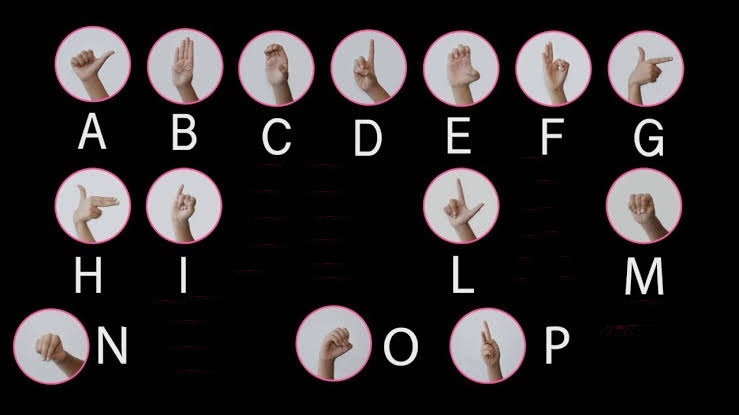
%> input picture Alfabeto.jpg, 739 x 415 px
$ octave ProyectoFinal.m   (GNU Octave 9; MATLAB toolbox functions it lacks are replaced by stand-ins)
%> lines starting %> are read from the running program, lines starting %| are printed output that depends on the picture; in (x1, y1, x2, y2) boxes, pixels count from 0 and x2, y2 are one past the last pixel; in counts of white or black regions, pixels touching at a corner belong together; the program's own positions count from 1
clc;
clear all;
close all;


%% Extrae los circulos solidos
%puede utilizarse para funcion
alfabeto = imread('Alfabeto.jpg');
%> alfabeto is the input picture: size 415x739x3 uint8; mean R, G, B 45.4, 41.4, 42.6
Im_base = imread('imagen_10.jpg');
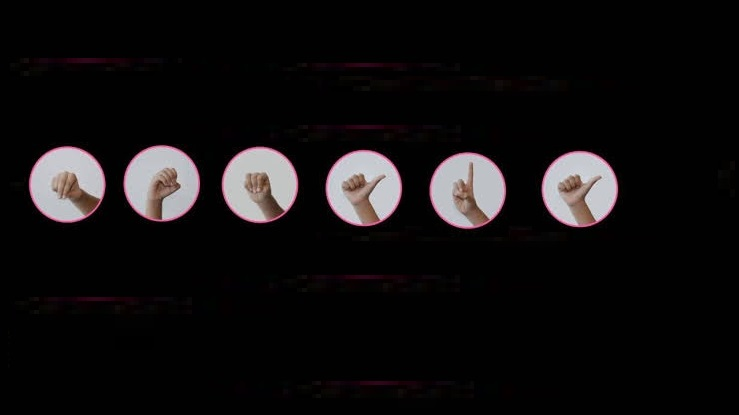
%> input picture imagen_10.jpg, 739 x 415 px
%> Im_base is the input picture: size 415x739x3 uint8; mean R, G, B 18.2, 16.1, 16.7
Im_gray= rgb2gray(Im_base);
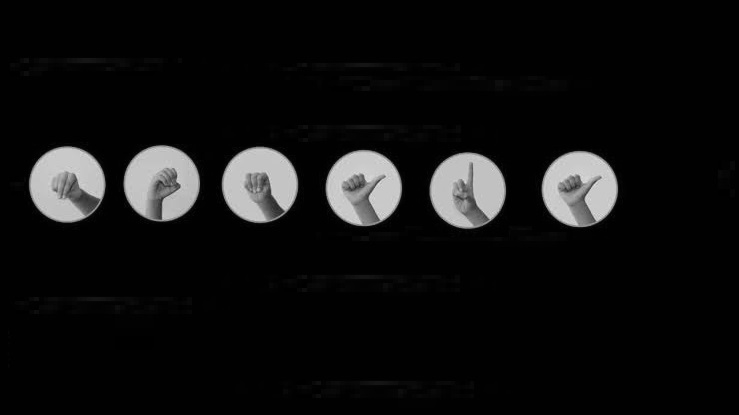
%> Im_gray: size 415x739 uint8; min 0, max 225, mean 16.8
Im_base = uint8(Im_base);
%%figure,imshow(Im_gray);

Im_bw = im2bw(Im_gray,0.4);
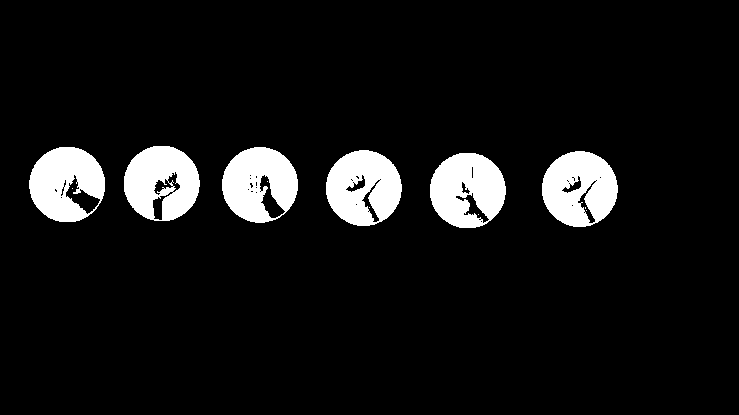
%> Im_bw: size 415x739 logical; 8.1% white; 12 white regions (6 under 20 px), largest, box (x1, y1, x2, y2) and area: (542, 151, 618, 227) 4223, (326, 150, 402, 226) 4221, (430, 153, 506, 228) 4196, (124, 146, 200, 221) 4091, (222, 147, 298, 223) 4061, (29, 147, 105, 222) 3996
%figure,imshow(Im_bw);
Contornos_im = edge(Im_bw,'sobel');
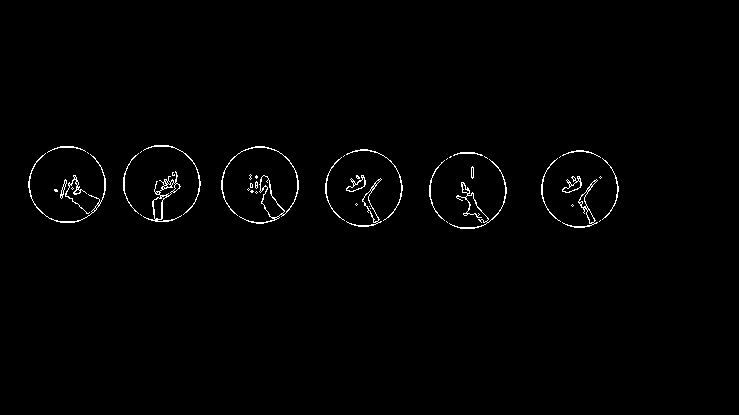
%> Contornos_im: size 415x739 logical; 1% white in thin lines or dots, all inside (x1, y1, x2, y2) = (28, 145, 619, 229)
figure,imshow(alfabeto);
%limpia_bordes = imclearborder(Contornos_im);
%figure,imshow(Im_bw);

llena_hollos = imfill(Contornos_im,'holes');
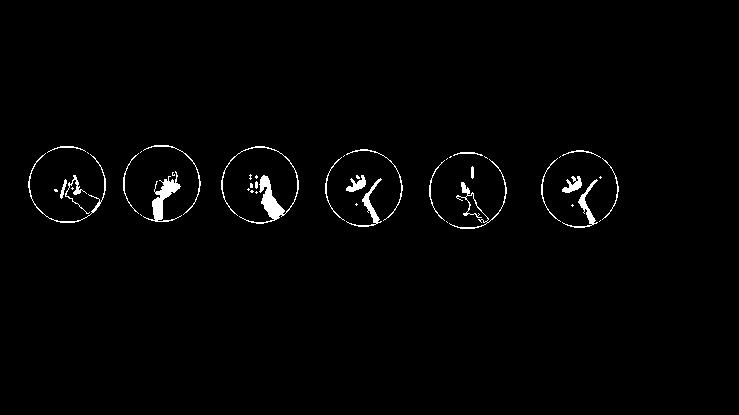
%> llena_hollos: size 415x739 logical; 1.4% white; 45 white regions (23 under 20 px), largest, box (x1, y1, x2, y2) and area: (221, 146, 299, 224) 825, (143, 171, 182, 222) 579, (449, 159, 507, 229) 358
circulo_solido = bwareaopen(llena_hollos,1200);
%> circulo_solido: size 415x739 logical; every value is 0
%figure,imshow(circulo_solido);

circulo_solido =im2double(circulo_solido);
%> circulo_solido: size 415x739 double; every value is 0
circulo_solido =im2uint8(circulo_solido);

%% Operacion logica extraccion de las se馻s
%%notBW = not(circulo_solido);
Im_signs = bitand(Im_gray,circulo_solido);
%figure,imshow(Im_signs);

% ImS_bw = im2bw(Im_signs,0.7);%%probale con 0.7
% figure,imshow(ImS_bw);
% Im_skel = bwmorph(Im_bw,'skel',Inf);
% imshow(Im_skel);

Im_bw = im2uint8(Im_bw);
Im_letras = Im_bw - circulo_solido;


%% Separa las regiones para buscar los momentos hu
label = bwlabel(circulo_solido);
%stats = regionprops(label,'all');


for numerodeObjetos = 1:max(max(label))
    [row, col] = find(label==numerodeObjetos);
    len=max(row) -min(row)+2;
    breath = max(col)- min(col);
    target=uint8(zeros([len breath]));
    sy = min(col)-1;
    sx = min(row)-1;
    for i = 1:size(row,1)
        x = row(i,1)-sx;
        y = col(i,1)-sy;
        target(x,y) = Im_signs(row(i,1),col(i,1));
    end

    %mytitle= strcat('Objeto numero:', num2str(numerodeObjetos));
    %%figure,imshow(target);title(mytitle);


    %recopila los momentos de hu de cada zona circular de la imagen, esta
    %corresponde a una letra del alfabeto
    hu_momentos(numerodeObjetos,:) = invmoments(target);


end
%> this loop made 0 passes

load('image10.mat');
% [12 lines of commented-out code are left out]
title('Imagen con C韗culos')
L = bwlabel(circulo_solido,8);
stats = regionprops(L,'all');
%> stats = 0 regions

% circulo_solido = im2logical(circulo_solido);
% stats = regionprops(circulo_solido,'Perimeter','Area','Centroid','BoundingBox');

figure,imshow(Im_base);
hold on;

for k=1:length(stats)
    thisboundingBox =stats(k).BoundingBox;
    rectangle('Position',[thisboundingBox(1)...
        ,thisboundingBox(2),thisboundingBox(3)...
        ,thisboundingBox(4)],'EdgeColor','r','LineWidth',2 );

    text(stats(k).Centroid(1),stats(k).Centroid(2),'Text','Colo','r','FontSize',18);


end


%% Crear el array de letras
%%convirtiendo a funcion codigo de texto
%%text = fileread('Letras.txt');
%%text = strrep(text,'l','I');
% [8 lines of commented-out code are left out]
